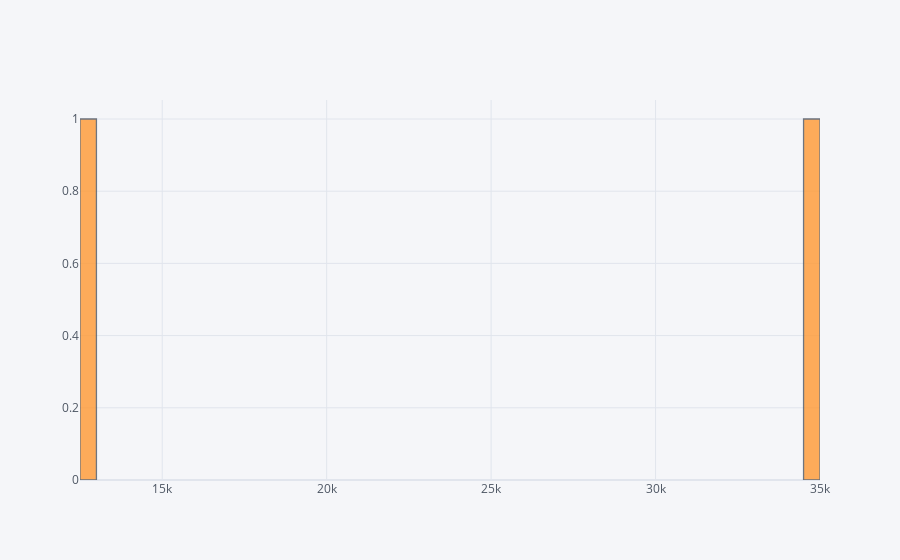

The notebook cell saved with this chart:
### Markdown cell above
### Engine location & Price

### Code cell
print(df1.groupby('enginelocation')['price'].mean().sort_values())
print()
df1.groupby('enginelocation')['price'].mean().iplot(kind='histogram',subplots=True,bins=50)

### Figure 1 — Plotly figure (JSON) as saved in the notebook; plotly's stock layout.template omitted (floating-point values rounded to 4 significant figures)
{"data": [{"histfunc": "count", "histnorm": "", "marker": {"color": "rgba(255, 153, 51, 1.0)", "line": {"color": "#4D5663", "width": 1.3}}, "name": "price", "nbinsx": 50, "opacity": 0.8, "orientation": "v", "type": "histogram", "x": [12960.0, 34528], "xaxis": "x", "yaxis": "y"}], "layout": {"barmode": "overlay", "legend": {"bgcolor": "#F5F6F9", "font": {"color": "#4D5663"}}, "paper_bgcolor": "#F5F6F9", "plot_bgcolor": "#F5F6F9", "title": {"font": {"color": "#4D5663"}}, "xaxis": {"anchor": "y", "domain": [0, 1], "gridcolor": "#E1E5ED", "showgrid": true, "tickfont": {"color": "#4D5663"}, "title": {"font": {"color": "#4D5663"}, "text": ""}, "zerolinecolor": "#E1E5ED"}, "yaxis": {"anchor": "x", "domain": [0, 1], "gridcolor": "#E1E5ED", "showgrid": true, "tickfont": {"color": "#4D5663"}, "title": {"font": {"color": "#4D5663"}, "text": ""}, "zerolinecolor": "#E1E5ED"}}}
